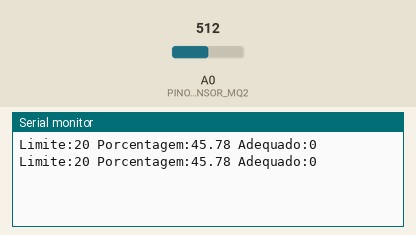
Bench run of a sketch on a simulated Arduino Uno, built with avr-gcc and run on an emulated ATmega328P. Shown: the last lines printed to the serial monitor. Inputs (shaded band) come from the test bench; at power-on: A0 (PINO_SENSOR_MQ2) = 512.

Above: at 1.8 s.
1.9 s: A0 (PINO_SENSOR_MQ2) set to 716
At 2.8 s:
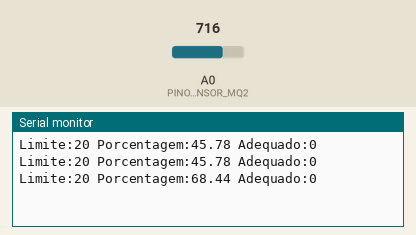
3.4 s: A0 (PINO_SENSOR_MQ2) set to 900
At 4.8 s:
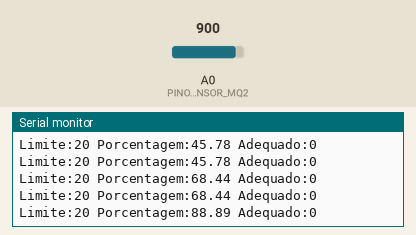
Timing chart, 0 to 6.4 s (numbered marks = the images above; inputs shaded):
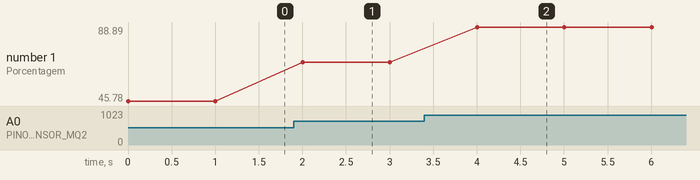

Measured:
- after the input at 1.9 s, the serial monitor: prints a new line after 0.10 s (image 1)
- after the input at 3.4 s, the serial monitor: prints a new line after 0.60 s (image 2)
- plotted number 1: 45.78 → 68.44 after the input at 1.9 s, 68.44 → 88.89 after the input at 3.4 s

The sketch:

sensorgasbusters.ino
```cpp
const int PINO_SENSOR_MQ2 = A0;
const int VALOR_MINIMO = 100;
const int VALOR_MAXIMO = 1000;
// PINO_SENSOR_MQ2 define o pino analógico do Arduino onde o sensor MQ2 está conectado (A0)
// VALOR_MINIMO e VALOR_MAXIMO definem o intervalo de valores esperados do sensor.
// Esses valores são usados para mapear a leitura do sensor para uma faixa de porcentagem (0% a 100%).

// Configuração Inicial:
void setup(){
  Serial.begin(9600);
}
//Serial.begin(9600);
// Inicializa a comunicação serial a 9600 bauds para enviar dados ao monitor serial.


//Loop Principal:
void loop(){
  int valorSensor = analogRead(PINO_SENSOR_MQ2);
// int valorSensor = analogRead(PINO_SENSOR_MQ2);
// Lê o valor analógico do sensor MQ2. Este valor está na faixa de 0 a 1023.


float porcentagem = ((float)(valorSensor - VALOR_MINIMO) / (VALOR_MAXIMO - VALOR_MINIMO)) * 100;
// float porcentagem = ((float)(valorSensor - VALOR_MINIMO) / (VALOR_MAXIMO - VALOR_MINIMO)) * 100;
// Converte o valor lido do sensor para uma porcentagem baseada no intervalo definido.
// A fórmula faz o mapeamento linear do valor do sensor para uma faixa de 0 a 100%.
// valorSensor - VALOR_MINIMO: Subtrai o valor mínimo para ajustar a base do cálculo.
// (VALOR_MAXIMO - VALOR_MINIMO): Calcula o intervalo total de valores.
// ((float) ... / ...) * 100: Converte a faixa ajustada em uma porcentagem.


if (porcentagem < 0){
    porcentagem = 0;
  } else if(porcentagem > 100){
    porcentagem = 100;
  }
// if (porcentagem < 0) { porcentagem = 0; } else if (porcentagem > 100) { porcentagem = 100; }
// Garante que a porcentagem não exceda os limites de 0% e 100%.
// Isso é útil para lidar com valores fora do intervalo esperado, garantindo que o resultado esteja dentro da faixa desejada.

  // Para declarar labels no plotter serial
  Serial.print("Limite:");
  Serial.print(20);
  Serial.print(" ");
  Serial.print("Porcentagem:");
  Serial.print(porcentagem);
  Serial.print(" ");
  Serial.print("Adequado:");
  Serial.println(0);
// Serial.print("Valor de Saida do Sensor: "); ... Serial.println("%");
// Imprime o valor lido do sensor e a porcentagem correspondente no monitor serial.

delay(1000);
}
// delay(1000);
//Aguarda 1000 milissegundos (1 segundo) antes de realizar a próxima leitura do sensor.

// Resumo
// O código acima lê o valor do sensor MQ2, mapeia esse valor para uma faixa de porcentagem entre 0% e 100%
// exibe essas informações no monitor serial. O mapeamento é baseado em um intervalo predefinido de valores (VALOR_MINIMO e VALOR_MAXIMO).
// A porcentagem permite uma visualização mais intuitiva da variação nos valores do sensor em relação ao intervalo especificado. 
```
